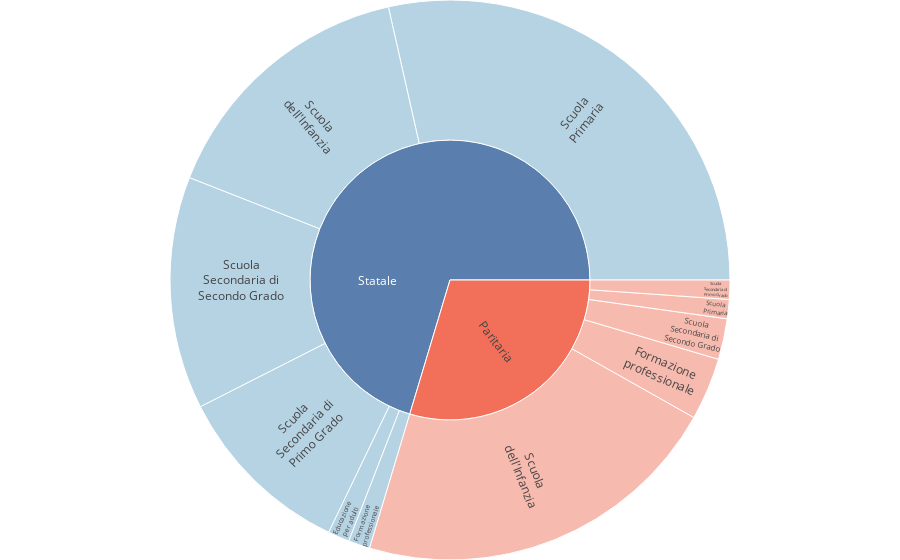

This figure's notebook cell:
### Code cell
# Show proportion of schools per type and management
import plotly.graph_objects as go
fig = go.Figure(go.Sunburst(values=df["count"],
                            ids=df['ids'],
                            labels=df["Tipo Istituto"],
                            parents=df["Gestione"],
                            branchvalues='total',
                            hoverinfo="label+value+percent parent",
                            insidetextorientation='radial',
                            marker=dict(colors=df.colors),
                            maxdepth=2))
fig.update_layout(margin=dict(t=0, l=0, r=0, b=0))
fig.show()
fig.write_html("../viz/sunburst_schools.html")

### Figure 1 — Plotly figure (JSON) as saved in the notebook; plotly's stock layout.template omitted (floating-point values rounded to 4 significant figures)
{"data": [{"branchvalues": "total", "hoverinfo": "label+value+percent parent", "ids": ["Paritaria", "ParitariaFormazione professionale", "ParitariaScuola Primaria", "ParitariaScuola Secondaria di Primo Grado", "ParitariaScuola Secondaria di Secondo Grado", "ParitariaScuola dell'Infanzia", "Statale", "StataleEducazione per adulti", "StataleFormazione professionale", "StataleScuola Primaria", "StataleScuola Secondaria di Primo Grado", "StataleScuola Secondaria di Secondo Grado", "StataleScuola dell'Infanzia"], "insidetextorientation": "radial", "labels": ["Paritaria", "Formazione<br>professionale", "Scuola<br>Primaria", "Scuola<br>Secondaria di<br>Primo Grado", "Scuola<br>Secondaria di<br>Secondo Grado", "Scuola<br>dell'Infanzia", "Statale", "Educazione<br>per adulti", "Formazione<br>professionale", "Scuola<br>Primaria", "Scuola<br>Secondaria di<br>Primo Grado", "Scuola<br>Secondaria di<br>Secondo Grado", "Scuola<br>dell'Infanzia"], "marker": {"colors": ["#F27059", "#F59E8E", "#F59E8E", "#F59E8E", "#F59E8E", "#F59E8E", "#5A7FAF", "#98C1D9", "#98C1D9", "#98C1D9", "#98C1D9", "#98C1D9", "#98C1D9"]}, "maxdepth": 2, "parents": ["", "Paritaria", "Paritaria", "Paritaria", "Paritaria", "Paritaria", "", "Statale", "Statale", "Statale", "Statale", "Statale", "Statale"], "values": [214, 26, 8, 8, 17, 155, 508, 9, 9, 206, 75, 97, 112], "type": "sunburst"}], "layout": {"margin": {"t": 0, "l": 0, "r": 0, "b": 0}}}
